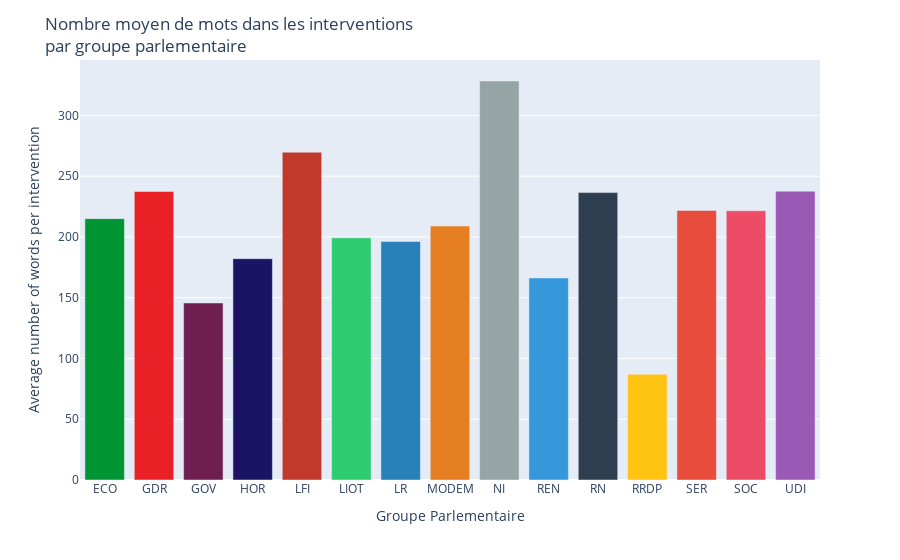

Notebook code cell kept with this figure:
### Code cell
average_number_of_words_per_intervention(parlement_df)

### Figure 1 — Plotly figure (JSON) as saved in the notebook; plotly's stock layout.template omitted (floating-point values rounded to 4 significant figures)
{"data": [{"alignmentgroup": "True", "hovertemplate": "groupe_sigle=%{x}<br>len_intervention=%{y}<extra></extra>", "legendgroup": "ECO", "marker": {"color": "#009432", "pattern": {"shape": ""}}, "name": "ECO", "offsetgroup": "ECO", "orientation": "v", "showlegend": true, "textposition": "auto", "type": "bar", "x": ["ECO"], "xaxis": "x", "y": [215.1], "yaxis": "y"}, {"alignmentgroup": "True", "hovertemplate": "groupe_sigle=%{x}<br>len_intervention=%{y}<extra></extra>", "legendgroup": "GDR", "marker": {"color": "#EA2027", "pattern": {"shape": ""}}, "name": "GDR", "offsetgroup": "GDR", "orientation": "v", "showlegend": true, "textposition": "auto", "type": "bar", "x": ["GDR"], "xaxis": "x", "y": [237.4], "yaxis": "y"}, {"alignmentgroup": "True", "hovertemplate": "groupe_sigle=%{x}<br>len_intervention=%{y}<extra></extra>", "legendgroup": "GOV", "marker": {"color": "#6F1E51", "pattern": {"shape": ""}}, "name": "GOV", "offsetgroup": "GOV", "orientation": "v", "showlegend": true, "textposition": "auto", "type": "bar", "x": ["GOV"], "xaxis": "x", "y": [145.7], "yaxis": "y"}, {"alignmentgroup": "True", "hovertemplate": "groupe_sigle=%{x}<br>len_intervention=%{y}<extra></extra>", "legendgroup": "HOR", "marker": {"color": "#1B1464", "pattern": {"shape": ""}}, "name": "HOR", "offsetgroup": "HOR", "orientation": "v", "showlegend": true, "textposition": "auto", "type": "bar", "x": ["HOR"], "xaxis": "x", "y": [182.1], "yaxis": "y"}, {"alignmentgroup": "True", "hovertemplate": "groupe_sigle=%{x}<br>len_intervention=%{y}<extra></extra>", "legendgroup": "LFI", "marker": {"color": "#c0392b", "pattern": {"shape": ""}}, "name": "LFI", "offsetgroup": "LFI", "orientation": "v", "showlegend": true, "textposition": "auto", "type": "bar", "x": ["LFI"], "xaxis": "x", "y": [269.8], "yaxis": "y"}, {"alignmentgroup": "True", "hovertemplate": "groupe_sigle=%{x}<br>len_intervention=%{y}<extra></extra>", "legendgroup": "LIOT", "marker": {"color": "#2ecc71", "pattern": {"shape": ""}}, "name": "LIOT", "offsetgroup": "LIOT", "orientation": "v", "showlegend": true, "textposition": "auto", "type": "bar", "x": ["LIOT"], "xaxis": "x", "y": [199.3], "yaxis": "y"}, {"alignmentgroup": "True", "hovertemplate": "groupe_sigle=%{x}<br>len_intervention=%{y}<extra></extra>", "legendgroup": "LR", "marker": {"color": "#2980b9", "pattern": {"shape": ""}}, "name": "LR", "offsetgroup": "LR", "orientation": "v", "showlegend": true, "textposition": "auto", "type": "bar", "x": ["LR"], "xaxis": "x", "y": [196.2], "yaxis": "y"}, {"alignmentgroup": "True", "hovertemplate": "groupe_sigle=%{x}<br>len_intervention=%{y}<extra></extra>", "legendgroup": "MODEM", "marker": {"color": "#e67e22", "pattern": {"shape": ""}}, "name": "MODEM", "offsetgroup": "MODEM", "orientation": "v", "showlegend": true, "textposition": "auto", "type": "bar", "x": ["MODEM"], "xaxis": "x", "y": [209.0], "yaxis": "y"}, {"alignmentgroup": "True", "hovertemplate": "groupe_sigle=%{x}<br>len_intervention=%{y}<extra></extra>", "legendgroup": "NI", "marker": {"color": "#95a5a6", "pattern": {"shape": ""}}, "name": "NI", "offsetgroup": "NI", "orientation": "v", "showlegend": true, "textposition": "auto", "type": "bar", "x": ["NI"], "xaxis": "x", "y": [328.3], "yaxis": "y"}, {"alignmentgroup": "True", "hovertemplate": "groupe_sigle=%{x}<br>len_intervention=%{y}<extra></extra>", "legendgroup": "REN", "marker": {"color": "#3498db", "pattern": {"shape": ""}}, "name": "REN", "offsetgroup": "REN", "orientation": "v", "showlegend": true, "textposition": "auto", "type": "bar", "x": ["REN"], "xaxis": "x", "y": [166.2], "yaxis": "y"}, {"alignmentgroup": "True", "hovertemplate": "groupe_sigle=%{x}<br>len_intervention=%{y}<extra></extra>", "legendgroup": "RN", "marker": {"color": "#2c3e50", "pattern": {"shape": ""}}, "name": "RN", "offsetgroup": "RN", "orientation": "v", "showlegend": true, "textposition": "auto", "type": "bar", "x": ["RN"], "xaxis": "x", "y": [236.5], "yaxis": "y"}, {"alignmentgroup": "True", "hovertemplate": "groupe_sigle=%{x}<br>len_intervention=%{y}<extra></extra>", "legendgroup": "RRDP", "marker": {"color": "#FFC312", "pattern": {"shape": ""}}, "name": "RRDP", "offsetgroup": "RRDP", "orientation": "v", "showlegend": true, "textposition": "auto", "type": "bar", "x": ["RRDP"], "xaxis": "x", "y": [87], "yaxis": "y"}, {"alignmentgroup": "True", "hovertemplate": "groupe_sigle=%{x}<br>len_intervention=%{y}<extra></extra>", "legendgroup": "SER", "marker": {"color": "#e74c3c", "pattern": {"shape": ""}}, "name": "SER", "offsetgroup": "SER", "orientation": "v", "showlegend": true, "textposition": "auto", "type": "bar", "x": ["SER"], "xaxis": "x", "y": [221.8], "yaxis": "y"}, {"alignmentgroup": "True", "hovertemplate": "groupe_sigle=%{x}<br>len_intervention=%{y}<extra></extra>", "legendgroup": "SOC", "marker": {"color": "#ED4C67", "pattern": {"shape": ""}}, "name": "SOC", "offsetgroup": "SOC", "orientation": "v", "showlegend": true, "textposition": "auto", "type": "bar", "x": ["SOC"], "xaxis": "x", "y": [221.6], "yaxis": "y"}, {"alignmentgroup": "True", "hovertemplate": "groupe_sigle=%{x}<br>len_intervention=%{y}<extra></extra>", "legendgroup": "UDI", "marker": {"color": "#9b59b6", "pattern": {"shape": ""}}, "name": "UDI", "offsetgroup": "UDI", "orientation": "v", "showlegend": true, "textposition": "auto", "type": "bar", "x": ["UDI"], "xaxis": "x", "y": [237.7], "yaxis": "y"}], "layout": {"barmode": "relative", "legend": {"title": {"text": "groupe_sigle"}, "tracegroupgap": 0}, "margin": {"t": 60}, "showlegend": false, "title": {"text": "Nombre moyen de mots dans les interventions<br>par groupe parlementaire"}, "xaxis": {"anchor": "y", "categoryarray": ["ECO", "GDR", "GOV", "HOR", "LFI", "LIOT", "LR", "MODEM", "NI", "REN", "RN", "RRDP", "SER", "SOC", "UDI"], "categoryorder": "array", "domain": [0, 1], "title": {"text": "Groupe Parlementaire"}}, "yaxis": {"anchor": "x", "domain": [0, 1], "title": {"text": "Average number of words per intervention"}}}}
